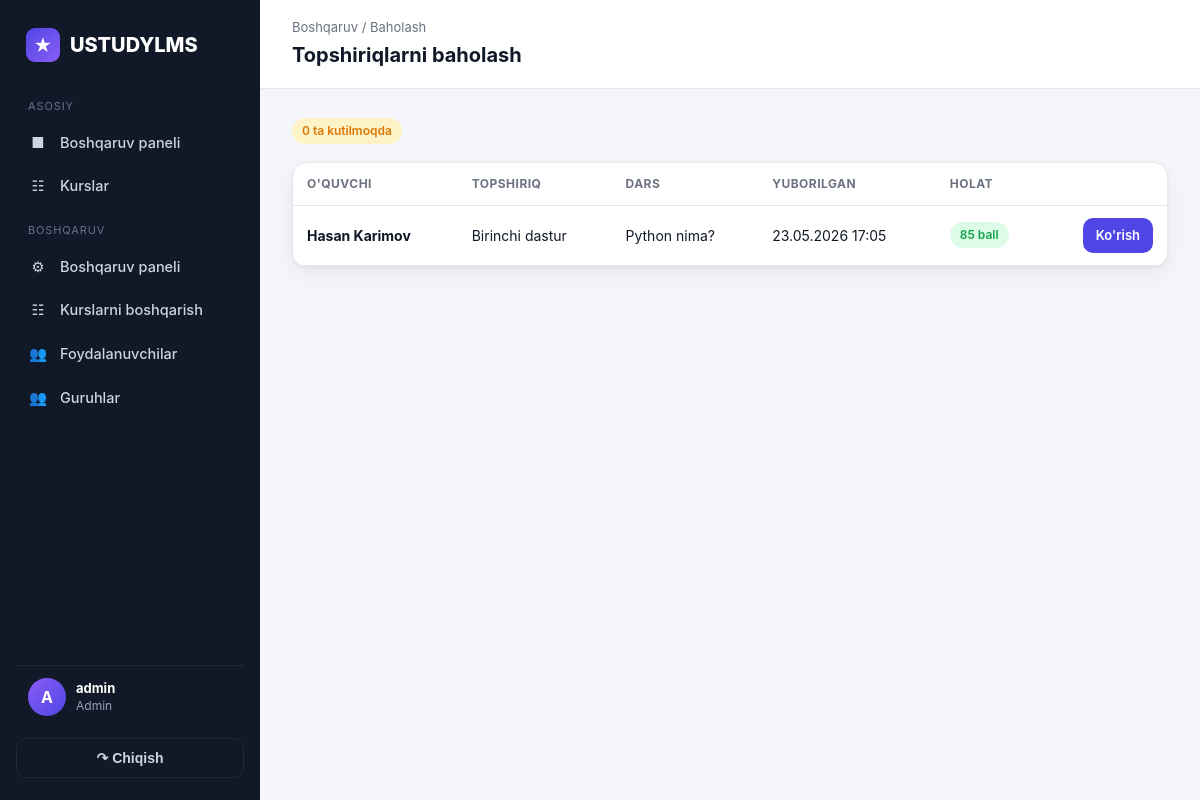
Screenshot of /courses/manage/grading/ (signed in) with the database file from the repository.
### accounts/models/user.py (models this page shows, shortened)
class CustomUser(AbstractUser):
    class Role(models.TextChoices):
        ADMIN = 'admin', 'Admin'
        TEACHER = 'teacher', "O'qituvchi"
        STUDENT = 'student', "O'quvchi"
    role = models.CharField(max_length=10, choices=Role.choices, default=Role.STUDENT)
    phone = models.CharField(max_length=20, blank=True)
    @property
    def is_admin(self):
        return self.is_superuser or self.role == self.Role.ADMIN
    @property
    def is_teacher(self):
        return self.role == self.Role.TEACHER

### courses/models/assignment.py (models this page shows, shortened)
class AssignmentSubmission(models.Model):
    assignment = models.ForeignKey(Assignment, on_delete=models.CASCADE, related_name='submissions')
    student = models.ForeignKey('accounts.Student', on_delete=models.CASCADE, related_name='assignment_submissions')
    text = models.TextField(blank=True)
    file = models.FileField(upload_to='submissions/', blank=True, null=True)
    is_checked = models.BooleanField(default=False)
    grade = models.FloatField(blank=True, null=True)
    comment = models.TextField(blank=True)
    submitted_at = models.DateTimeField(auto_now_add=True)
    graded_at = models.DateTimeField(blank=True, null=True)
    graded_by = models.ForeignKey('accounts.Teacher', on_delete=models.SET_NULL, blank=True, null=True, related_name='graded_submissions')
    class Meta:
        unique_together = ('assignment', 'student')
        ordering = ['-submitted_at']

class Assignment(models.Model):
    lesson = models.ForeignKey(Lesson, on_delete=models.CASCADE, related_name='assignments')
    title = models.CharField(max_length=200)
    description = models.TextField(blank=True)
    file = models.FileField(upload_to='assignments/', blank=True, null=True)
    deadline = models.DateTimeField(blank=True, null=True)
    max_grade = models.FloatField(default=100)
    created_at = models.DateTimeField(auto_now_add=True)

### accounts/models/profiles.py (models this page shows, shortened)
class Student(models.Model):
    user = models.OneToOneField(CustomUser, on_delete=models.CASCADE, related_name='student_profile')
    avatar = models.ImageField(upload_to='students/', blank=True, null=True)
    birth_date = models.DateField(blank=True, null=True)
    registered_at = models.DateTimeField(auto_now_add=True)
    @property
    def full_name(self):
        return self.user.get_full_name() or self.user.username

### courses/models/structure.py (models this page shows, shortened)
class Lesson(models.Model):
    module = models.ForeignKey(Module, on_delete=models.CASCADE, related_name='lessons')
    title = models.CharField(max_length=300)
    description = models.TextField(blank=True)
    order = models.PositiveIntegerField(default=0)
    class Meta:
        ordering = ['order', 'id']

### courses/views/grading.py (the view)
# urls.py: path('manage/grading/', views.grading_list, name='manage_grading'),
@teacher_required
def grading_list(request):
    courses = manageable_courses(request.user)
    submissions = (
        AssignmentSubmission.objects
        .filter(assignment__lesson__module__course__in=courses)
        .select_related('assignment__lesson', 'student__user')
        .order_by('is_checked', '-submitted_at')
    )
    return render(request, 'manage/grading_list.html', {
        'submissions': submissions,
        'pending': submissions.filter(is_checked=False).count(),
    })

### courses/views/helpers.py (called while the page is built)
def manageable_courses(user):
    if user.is_admin:
        return Course.objects.all()
    if user.is_teacher and hasattr(user, 'teacher_profile'):
        return user.teacher_profile.courses.all()
    return Course.objects.none()

### templates/manage/grading_list.html (shortened to what this page needs)
{% extends 'base.html' %}
{% block heading %}Topshiriqlarni baholash{% endblock %}
{% block crumb %}<div class="crumb">Boshqaruv / Baholash</div>{% endblock %}
{% block content %}
<div style="margin-bottom:18px;">
    <span class="badge badge-warning">{{ pending }} ta kutilmoqda</span>
</div>
<div class="card"><div class="card-body" style="padding:0;">
<table class="tbl">
    <thead><tr><th>O'quvchi</th><th>Topshiriq</th><th>Dars</th><th>Yuborilgan</th><th>Holat</th><th></th></tr></thead>
    <tbody>
    {% for s in submissions %}
    <tr>
        <td><b>{{ s.student.full_name }}</b></td>
        <td>{{ s.assignment.title }}</td>
        <td>{{ s.assignment.lesson.title }}</td>
        <td>{{ s.submitted_at|date:"d.m.Y H:i" }}</td>
        <td>
            {% if s.is_checked %}<span class="badge badge-success">{{ s.grade|floatformat:0 }} ball</span>
            {% else %}<span class="badge badge-warning">Kutilmoqda</span>{% endif %}
        </td>
        <td style="text-align:right;">
            <a href="{% url 'courses:manage_grade' s.pk %}" class="btn btn-primary btn-sm">{% if s.is_checked %}Ko'rish{% else %}Baholash{% endif %}</a>
        </td>
    </tr>
    {% empty %}
    <tr><td colspan="6" style="color:var(--muted);text-align:center;padding:24px;">Yuborilgan topshiriqlar yo'q.</td></tr>
    {% endfor %}
    </tbody>
</table>
</div></div>
{% endblock %}

### templates/base.html (shortened to what this page needs)
{% load static %}
<!DOCTYPE html>
<html lang="uz">
<head>
    <link rel="stylesheet" href="{% static 'css/style.css' %}">
</head>
<body>
<div class="layout">
    <aside class="sidebar" id="sidebar">
        <div class="brand">
            <span class="logo">&#9733;</span> USTUDYLMS
        </div>
        <nav>
            <div class="nav-section">Asosiy</div>
            <a class="nav-link {% if request.resolver_match.url_name == 'dashboard' %}active{% endif %}" href="{% url 'accounts:dashboard' %}">
                <span class="ic">&#9632;</span> Boshqaruv paneli
            </a>
            <a class="nav-link {% if 'course' in request.resolver_match.url_name %}active{% endif %}" href="{% url 'courses:course_list' %}">
                <span class="ic">&#9783;</span> Kurslar
            </a>
            {% if user.is_teacher or user.is_admin %}
            <div class="nav-section">Boshqaruv</div>
            <a class="nav-link {% if request.resolver_match.url_name == 'manage_dashboard' %}active{% endif %}" href="{% url 'courses:manage_dashboard' %}">
                <span class="ic">&#9881;</span> Boshqaruv paneli
            </a>
            <a class="nav-link {% if 'manage_course' in request.resolver_match.url_name %}active{% endif %}" href="{% url 'courses:manage_course_list' %}">
                <span class="ic">&#9783;</span> Kurslarni boshqarish
            </a>
            {% endif %}
            {% if user.is_admin %}
            <a class="nav-link {% if 'user' in request.resolver_match.url_name %}active{% endif %}" href="{% url 'accounts:user_list' %}">
                <span class="ic">&#128101;</span> Foydalanuvchilar
            </a>
            <a class="nav-link {% if 'manage_group' in request.resolver_match.url_name %}active{% endif %}" href="{% url 'courses:manage_group_list' %}">
                <span class="ic">&#128101;</span> Guruhlar
            </a>
            {% endif %}
        </nav>
        <div class="user">
            <div class="av">{{ user.username|first|upper }}</div>
            <div class="meta">
                <b>{{ user.get_full_name|default:user.username }}</b>
                <span>{{ user.get_role_display }}</span>
            </div>
        </div>
        <form method="post" action="{% url 'accounts:logout' %}">
            <button type="submit" class="logout-btn">&#8631; Chiqish</button>
        </form>
    </aside>
    <main class="content">
        <div class="topbar">
            <div>
                {% block crumb %}{% endblock %}
                <h1>{% block heading %}{% endblock %}</h1>
            </div>
        </div>
        <div class="page">
            {% block content %}{% endblock %}
        </div>
    </main>
</div>
</body>
</html>

### static/css/style.css (style rules this page uses)
:root { --bg: #f4f6fb; --surface: #ffffff; --sidebar: #111827; --sidebar-soft: #1f2937; --primary: #4f46e5; --primary-dark: #4338ca; --primary-soft: #eef2ff; --success: #16a34a; --success-soft: #dcfce7; --danger: #dc2626; --danger-soft: #fee2e2; --warning: #d97706; --warning-soft: #fef3c7; --text: #111827; --muted: #6b7280; --border: #e5e7eb; --radius: 14px; --shadow: 0 1px 3px rgba(16, 24, 40, .06), 0 8px 24px rgba(16, 24, 40, .06); --sidebar-w: 260px; }
* { box-sizing: border-box; margin: 0; padding: 0; }
body { font-family: -apple-system, BlinkMacSystemFont, "Segoe UI", Roboto, Helvetica, Arial, sans-serif; background: var(--bg); color: var(--text); line-height: 1.5; -webkit-font-smoothing: antialiased; }
a { color: inherit; text-decoration: none; }
.layout { display: flex; min-height: 100vh; }
.sidebar { width: var(--sidebar-w); background: var(--sidebar); color: #cbd5e1; position: fixed; inset: 0 auto 0 0; display: flex; flex-direction: column; padding: 22px 16px; z-index: 30; }
.sidebar .brand { display: flex; align-items: center; gap: 10px; font-size: 20px; font-weight: 800; color: #fff; padding: 6px 10px 22px; }
.sidebar .brand .logo { width: 34px; height: 34px; border-radius: 9px; background: linear-gradient(135deg, var(--primary), #8b5cf6); display: grid; place-items: center; color: #fff; font-size: 18px; }
.nav-section { font-size: 11px; text-transform: uppercase; letter-spacing: .08em; color: #64748b; padding: 14px 12px 6px; }
.nav-link { display: flex; align-items: center; gap: 12px; padding: 11px 12px; border-radius: 10px; color: #cbd5e1; font-weight: 500; font-size: 14.5px; transition: background .15s, color .15s; }
.nav-link .ic { width: 20px; text-align: center; }
.sidebar .user { margin-top: auto; padding: 12px; border-top: 1px solid var(--sidebar-soft); display: flex; align-items: center; gap: 10px; }
.sidebar .user .av { width: 38px; height: 38px; border-radius: 50%; background: linear-gradient(135deg, #8b5cf6, var(--primary)); display: grid; place-items: center; color: #fff; font-weight: 700; }
.sidebar .user .meta { font-size: 13px; line-height: 1.3; overflow: hidden; }
.sidebar .user .meta b { color: #fff; display: block; white-space: nowrap; text-overflow: ellipsis; overflow: hidden; }
.sidebar .user .meta span { color: #94a3b8; font-size: 12px; }
.logout-btn { width: 100%; display: flex; align-items: center; justify-content: center; gap: 8px; margin-top: 10px; padding: 11px; border: 1px solid var(--sidebar-soft); border-radius: 10px; background: transparent; color: #cbd5e1; font-weight: 600; font-size: 14px; cursor: pointer; transition: background .15s, color .15s, border-color .15s; }
.content { margin-left: var(--sidebar-w); flex: 1; min-width: 0; }
.topbar { background: var(--surface); border-bottom: 1px solid var(--border); padding: 18px 32px; display: flex; align-items: center; justify-content: space-between; position: sticky; top: 0; z-index: 20; }
.topbar h1 { font-size: 20px; font-weight: 700; }
.topbar .crumb { color: var(--muted); font-size: 13px; margin-bottom: 2px; }
.page { padding: 28px 32px; max-width: 1180px; }
.card { background: var(--surface); border: 1px solid var(--border); border-radius: var(--radius); box-shadow: var(--shadow); overflow: hidden; }
.card-body { padding: 20px; }
.badge { display: inline-flex; align-items: center; gap: 5px; padding: 4px 10px; border-radius: 999px; font-size: 12px; font-weight: 600; }
.badge-success { background: var(--success-soft); color: var(--success); }
.badge-warning { background: var(--warning-soft); color: var(--warning); }
.btn { display: inline-flex; align-items: center; gap: 8px; justify-content: center; padding: 10px 18px; border-radius: 10px; font-weight: 600; font-size: 14px; border: 1px solid transparent; cursor: pointer; transition: background .15s, opacity .15s; }
.btn-primary { background: var(--primary); color: #fff; }
.btn-sm { padding: 7px 12px; font-size: 13px; }
table.tbl { width: 100%; border-collapse: collapse; }
table.tbl th, table.tbl td { text-align: left; padding: 12px 14px; border-bottom: 1px solid var(--border); font-size: 14px; }
table.tbl th { color: var(--muted); font-size: 12px; text-transform: uppercase; letter-spacing: .04em; }

### rows the page displays
CustomUser: username|first "A", get_full_name "admin", role "Admin"
AssignmentSubmission: student.full_name "Hasan Karimov", assignment "Birinchi dastur", assignment.lesson "Python nima?", submitted_at "23.05.2026 17:05", grade "85", is_checked "Ko'rish"

### other values shown
{{ pending }} "0"
